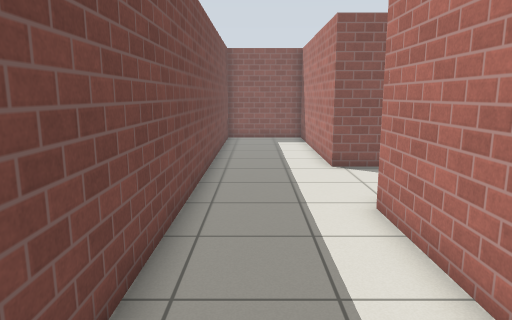
[1] (above)

13 first-person views from a walk through a Gazebo world. The camera is 1.2 m above the floor, tilts 10° down and sees 70° across. The floor is counted in squares, 0.5 m on a side. Each view is taken from the middle of a square. On the plan, view 1 faces up. The plan holds only what a view shows up to about 20 squares ahead; the rest is blank. The place goes on beyond the plan. Simple patterns stand in for the simulator's built-in surfaces.

[2]
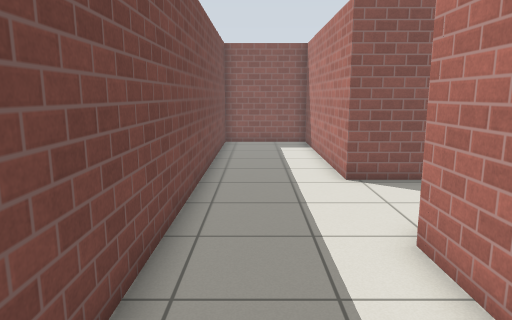

[3]
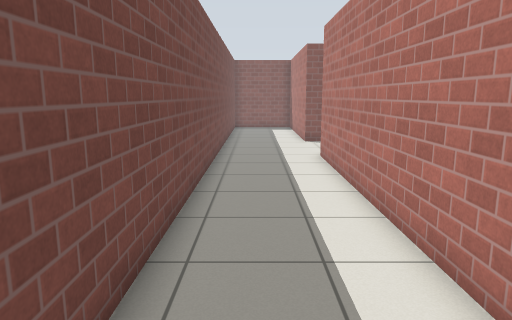

[4]
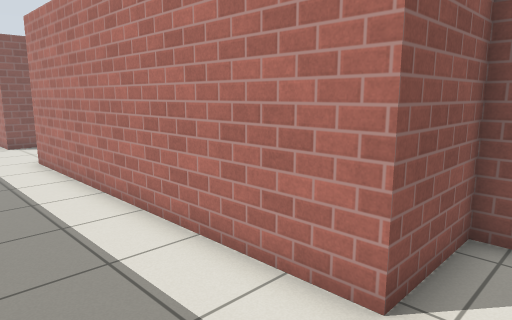

[5]
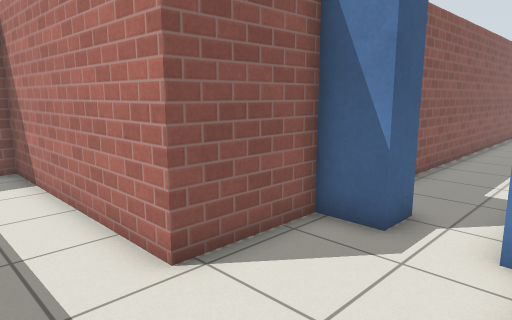

[6]
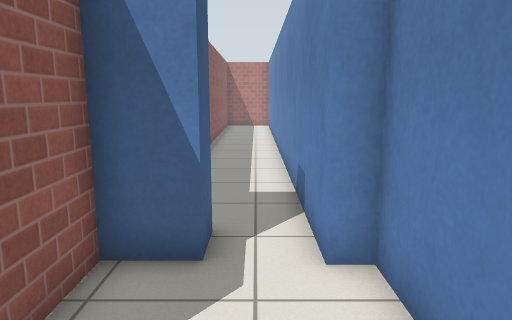

[7]
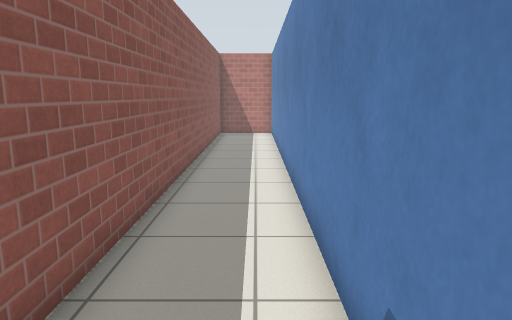

[8]
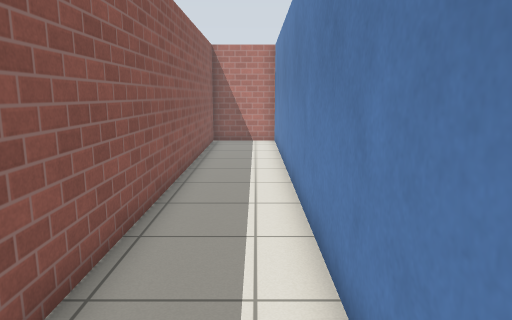

[9]
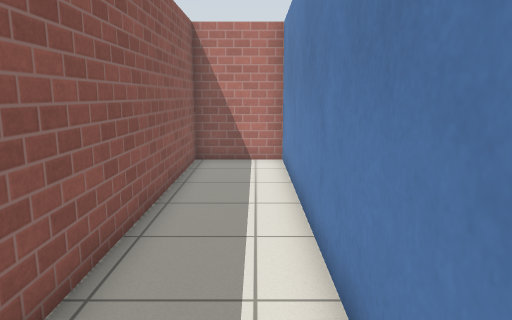

[10]
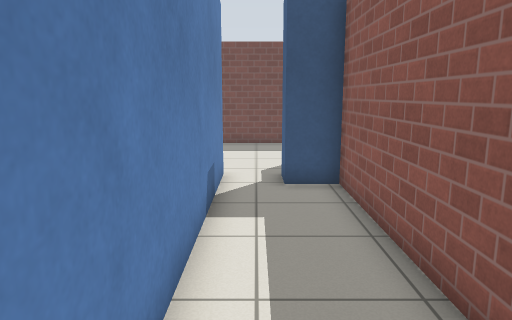

[11]
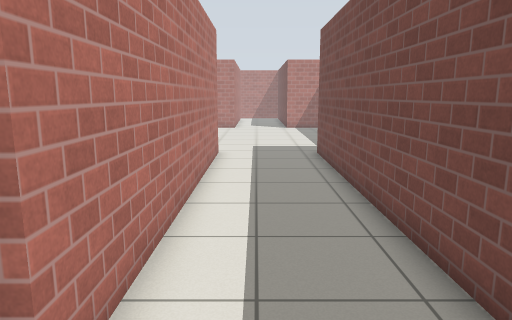

[12]
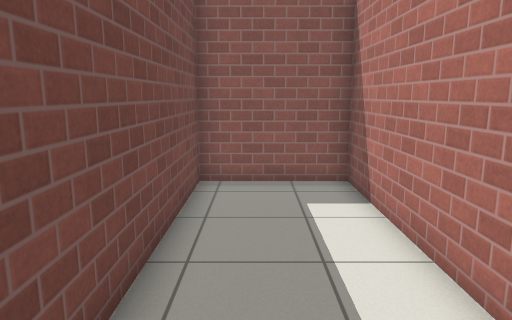

[13]
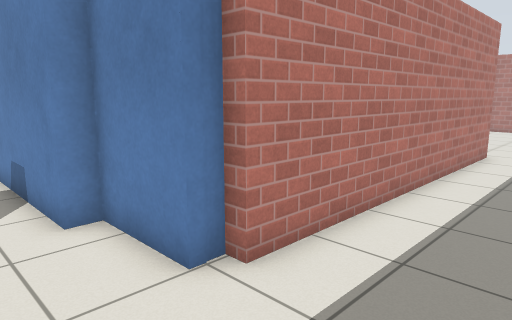

### Floor plan
Points are (right, up) in squares from view 1. A wall is a line through its corners. A room is listed if a view was taken in it or the views show most of it. See-through windows are left out.
Room 1 (views 1, 2, 3, 4, 5, 6, 11, 12, 13)
walls: (6, 10.8) (6, 12.3) (2.6, 12.3) (2.6, 21.1) (-1.6, 21.1) (-1.6, -5.5); (5.7, -6) (5.7, -5.4) (2.6, -5.4) (2.6, 7.6) (3, 7.6) (3, 8.3) (6, 8.3) (6, 9)
ways out: opening at (5, 10) to room 2
Room 2 (views 7, 8, 9, 10)
walls: (6, 9) (30.7, 9) (30.7, 12.3) (7.2, 12.3) (7.2, 10.8) (6, 10.8)
ways out: opening at (5, 10) to room 1

Positions as (right, up) in squares from view 1, and headings:
1: (0, 0), facing up
2: (0, 2), facing up
3: (0, -7), facing up
4: (-1, -7), facing up-right
5: (0, 8), facing up-right
6: (1, 10), facing right
7: (7, 10), facing right
8: (11, 10), facing right
9: (17, 10), facing right
10: (17, 10), facing left
11: (1, 10), facing down
12: (0, 11), facing up
13: (-1, 11), facing down-right
